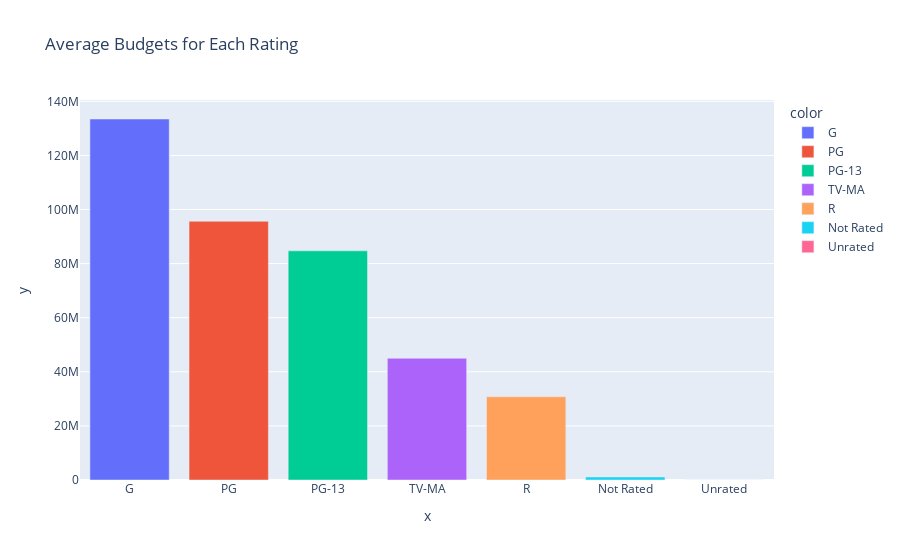

Notebook code cell kept with this figure:
### Code cell
# lets get the average budgets for each certificate and plot them

df.groupby('Certificate')['Budget'].mean().sort_values(ascending=False)


fig = px.bar(df.groupby('Certificate')['Budget'].mean().sort_values(ascending=False), x=df.groupby('Certificate')['Budget'].mean().sort_values(ascending=False).index, y=df.groupby('Certificate')['Budget'].mean().sort_values(ascending=False).values, color=df.groupby('Certificate')['Budget'].mean().sort_values(ascending=False).index, title='Average Budgets for Each Rating')

fig.show()

### Figure 1 — Plotly figure (JSON) as saved in the notebook; plotly's stock layout.template omitted (floating-point values rounded to 4 significant figures)
{"data": [{"alignmentgroup": "True", "hovertemplate": "color=G<br>x=%{x}<br>y=%{y}<extra></extra>", "legendgroup": "G", "marker": {"color": "#636efa", "pattern": {"shape": ""}}, "name": "G", "offsetgroup": "G", "orientation": "v", "showlegend": true, "textposition": "auto", "type": "bar", "x": ["G"], "xaxis": "x", "y": [133500000.0], "yaxis": "y"}, {"alignmentgroup": "True", "hovertemplate": "color=PG<br>x=%{x}<br>y=%{y}<extra></extra>", "legendgroup": "PG", "marker": {"color": "#EF553B", "pattern": {"shape": ""}}, "name": "PG", "offsetgroup": "PG", "orientation": "v", "showlegend": true, "textposition": "auto", "type": "bar", "x": ["PG"], "xaxis": "x", "y": [95650000.0], "yaxis": "y"}, {"alignmentgroup": "True", "hovertemplate": "color=PG-13<br>x=%{x}<br>y=%{y}<extra></extra>", "legendgroup": "PG-13", "marker": {"color": "#00cc96", "pattern": {"shape": ""}}, "name": "PG-13", "offsetgroup": "PG-13", "orientation": "v", "showlegend": true, "textposition": "auto", "type": "bar", "x": ["PG-13"], "xaxis": "x", "y": [84730000.0], "yaxis": "y"}, {"alignmentgroup": "True", "hovertemplate": "color=TV-MA<br>x=%{x}<br>y=%{y}<extra></extra>", "legendgroup": "TV-MA", "marker": {"color": "#ab63fa", "pattern": {"shape": ""}}, "name": "TV-MA", "offsetgroup": "TV-MA", "orientation": "v", "showlegend": true, "textposition": "auto", "type": "bar", "x": ["TV-MA"], "xaxis": "x", "y": [45000000], "yaxis": "y"}, {"alignmentgroup": "True", "hovertemplate": "color=R<br>x=%{x}<br>y=%{y}<extra></extra>", "legendgroup": "R", "marker": {"color": "#FFA15A", "pattern": {"shape": ""}}, "name": "R", "offsetgroup": "R", "orientation": "v", "showlegend": true, "textposition": "auto", "type": "bar", "x": ["R"], "xaxis": "x", "y": [30770000.0], "yaxis": "y"}, {"alignmentgroup": "True", "hovertemplate": "color=Not Rated<br>x=%{x}<br>y=%{y}<extra></extra>", "legendgroup": "Not Rated", "marker": {"color": "#19d3f3", "pattern": {"shape": ""}}, "name": "Not Rated", "offsetgroup": "Not Rated", "orientation": "v", "showlegend": true, "textposition": "auto", "type": "bar", "x": ["Not Rated"], "xaxis": "x", "y": [1125000], "yaxis": "y"}, {"alignmentgroup": "True", "hovertemplate": "color=Unrated<br>x=%{x}<br>y=%{y}<extra></extra>", "legendgroup": "Unrated", "marker": {"color": "#FF6692", "pattern": {"shape": ""}}, "name": "Unrated", "offsetgroup": "Unrated", "orientation": "v", "showlegend": true, "textposition": "auto", "type": "bar", "x": ["Unrated"], "xaxis": "x", "y": [35000], "yaxis": "y"}], "layout": {"barmode": "relative", "legend": {"title": {"text": "color"}, "tracegroupgap": 0}, "title": {"text": "Average Budgets for Each Rating"}, "xaxis": {"anchor": "y", "domain": [0, 1], "title": {"text": "x"}}, "yaxis": {"anchor": "x", "domain": [0, 1], "title": {"text": "y"}}}}
